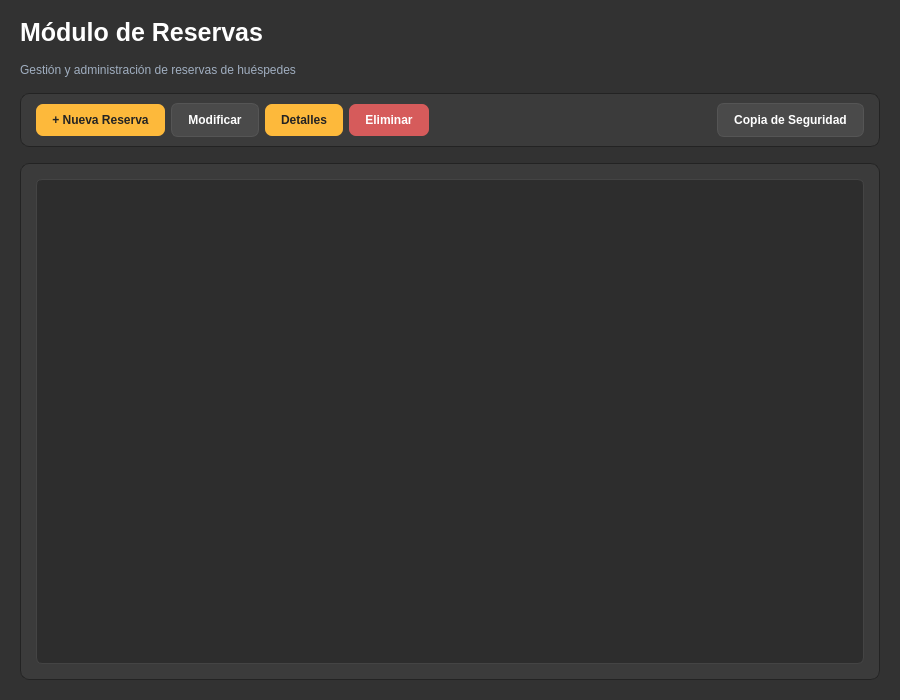
<?xml version="1.0" encoding="UTF-8"?>
<ui version="4.0">
 <class>PageReservas</class>
 <widget class="QWidget" name="PageReservas">
  <property name="geometry">
   <rect>
    <x>0</x>
    <y>0</y>
    <width>900</width>
    <height>700</height>
   </rect>
  </property>
  <property name="windowTitle">
   <string>Módulo Reservas</string>
  </property>
  <property name="styleSheet">
   <string notr="true">
    QWidget {
        background-color: #323232;
        color: #E2E8F0;
        font-family: Segoe UI;
    }
    QPushButton {
        background-color: #FDB93B;
        color: #232323;
        border: none;
        border-radius: 7px;
        padding: 9px 16px;
        font-weight: bold;
    }
    QPushButton:hover {
        background-color: #e5a532;
    }
    QPushButton:pressed {
        background-color: #cc922b;
    }
   </string>
  </property>
  <layout class="QVBoxLayout" name="layout_principal">
   <property name="spacing">
    <number>16</number>
   </property>
   <property name="leftMargin">
    <number>20</number>
   </property>
   <property name="topMargin">
    <number>18</number>
   </property>
   <property name="rightMargin">
    <number>20</number>
   </property>
   <property name="bottomMargin">
    <number>20</number>
   </property>
   
   <!-- Encabezado y Títulos -->
   <item>
    <layout class="QHBoxLayout" name="layout_encabezado">
     <item>
      <layout class="QVBoxLayout" name="layout_titulos">
       <item>
        <widget class="QLabel" name="titulo">
         <property name="text">
          <string>Módulo de Reservas</string>
         </property>
         <property name="styleSheet">
          <string notr="true">font-size: 25px; font-weight: bold; color: #FFFFFF;</string>
         </property>
        </widget>
       </item>
       <item>
        <widget class="QLabel" name="subtitulo">
         <property name="text">
          <string>Gestión y administración de reservas de huéspedes</string>
         </property>
         <property name="styleSheet">
          <string notr="true">font-size: 12px; color: #A0AEC0;</string>
         </property>
        </widget>
       </item>
      </layout>
     </item>
    </layout>
   </item>

   <!-- Barra de Acciones / Botonera -->
   <item>
    <widget class="QFrame" name="frame_acciones">
     <property name="maximumSize">
      <size>
       <width>16777215</width>
       <height>70</height>
      </size>
     </property>
     <property name="styleSheet">
      <string notr="true">
       QFrame {
           background-color: #3B3B3B;
           border: 1px solid #232323;
           border-radius: 9px;
       }
      </string>
     </property>
     <layout class="QHBoxLayout" name="horizontalLayout">
      <property name="leftMargin">
       <number>15</number>
      </property>
      <property name="rightMargin">
       <number>15</number>
      </property>
      <item>
       <widget class="QPushButton" name="BotonAgregar">
        <property name="text">
         <string>+ Nueva Reserva</string>
        </property>
       </widget>
      </item>
      <item>
       <widget class="QPushButton" name="BotonModificar">
        <property name="styleSheet">
         <string notr="true">
          QPushButton {
              background-color: #4A4A4A;
              color: #FFFFFF;
              border: 1px solid #555555;
              border-radius: 7px;
              padding: 9px 16px;
              font-weight: bold;
          }
          QPushButton:hover {
              background-color: #555555;
          }
          QPushButton:pressed {
              background-color: #333333;
          }
         </string>
        </property>
        <property name="text">
         <string>Modificar</string>
        </property>
       </widget>
      </item>
      <item>
       <widget class="QPushButton" name="BotonDetalles">
        <property name="text">
         <string>Detalles</string>
        </property>
       </widget>
      </item>
      <item>
       <widget class="QPushButton" name="BotonEliminar">
        <property name="styleSheet">
         <string notr="true">
          QPushButton {
              background-color: #D65B5B;
              color: white;
              border: none;
              border-radius: 7px;
              padding: 9px 16px;
              font-weight: bold;
          }
          QPushButton:hover {
              background-color: #B84848;
          }
          QPushButton:pressed {
              background-color: #9C3A3A;
          }
         </string>
        </property>
        <property name="text">
         <string>Eliminar</string>
        </property>
       </widget>
      </item>
      <item>
       <spacer name="horizontalSpacer">
        <property name="orientation">
         <enum>Qt::Horizontal</enum>
        </property>
        <property name="sizeHint" stdset="0">
         <size>
          <width>40</width>
          <height>20</height>
         </size>
        </property>
       </spacer>
      </item>
      <item>
       <widget class="QPushButton" name="BotonCopiaSeguridad">
        <property name="styleSheet">
         <string notr="true">
          QPushButton {
              background-color: #4A4A4A;
              color: #FFFFFF;
              border: 1px solid #555555;
              border-radius: 7px;
              padding: 9px 16px;
              font-weight: bold;
          }
          QPushButton:hover {
              background-color: #555555;
          }
          QPushButton:pressed {
              background-color: #333333;
          }
         </string>
        </property>
        <property name="text">
         <string>Copia de Seguridad</string>
        </property>
       </widget>
      </item>
     </layout>
    </widget>
   </item>

   <!-- Contenedor de la Lista -->
   <item>
    <widget class="QFrame" name="frame_lista">
     <property name="styleSheet">
      <string notr="true">
       QFrame {
           background-color: #3B3B3B;
           border: 1px solid #232323;
           border-radius: 9px;
       }
      </string>
     </property>
     <layout class="QVBoxLayout" name="verticalLayout_2">
      <property name="leftMargin">
       <number>15</number>
      </property>
      <property name="topMargin">
       <number>15</number>
      </property>
      <property name="rightMargin">
       <number>15</number>
      </property>
      <property name="bottomMargin">
       <number>15</number>
      </property>
      <item>
       <widget class="QListWidget" name="listWidget">
        <property name="styleSheet">
         <string notr="true">
          QListWidget {
              background-color: #2D2D2D;
              color: #FFFFFF;
              border: 1px solid #444444;
              border-radius: 6px;
              padding: 5px;
              font-size: 13px;
          }
          QListWidget::item {
              padding: 8px;
              border-bottom: 1px solid #3B3B3B;
          }
          QListWidget::item:selected {
              background-color: #FDB93B;
              color: #232323;
              border-radius: 4px;
              font-weight: bold;
          }
         </string>
        </property>
        <property name="frameShadow">
         <enum>QFrame::Plain</enum>
        </property>
       </widget>
      </item>
     </layout>
    </widget>
   </item>
  </layout>
 </widget>
 <resources/>
</ui>
